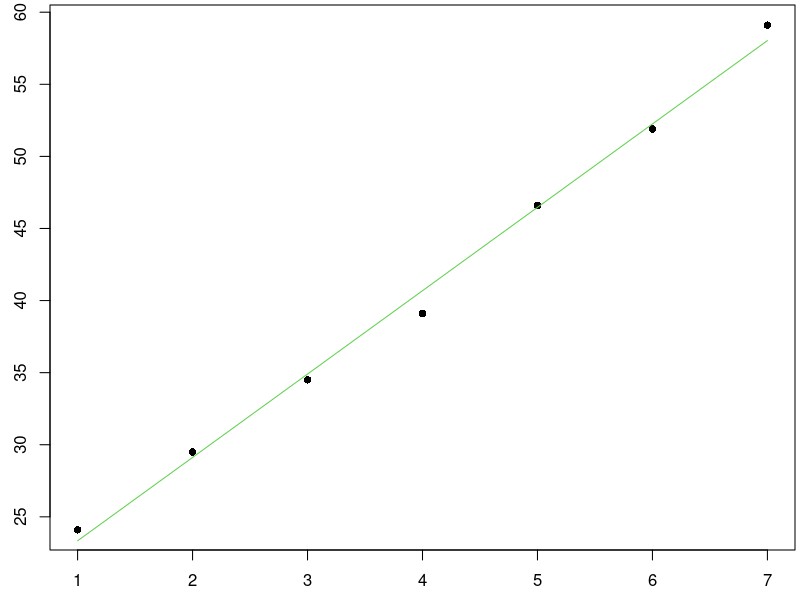

Write R code to recreate this figure.
rm(list=ls())

x <- c(1,2,3,4,5,6,7)
y <- c(24.1,29.5,34.5,39.1,46.6,51.9,59.1)

m.best <- (sum(x*y) - length(x)*mean(x)*mean(y))/(sum(x^2) - length(x)*(mean(x))^2)
b.best <- mean(y) - m.best*mean(x)

m.best
b.best

h <- function(x, b=0, m=1){
  b + m*x
}

x.val <- seq(min(x),max(x),(max(x)-min(x))/5) 
y.val <- h(x.val,b=b.best, m=m.best)

par(mfrow=c(1,1),mar=c(2.5,2.5,0.25,0.25))
plot(x,y,type='p',pch=16)
lines(x.val,y.val,col=3)